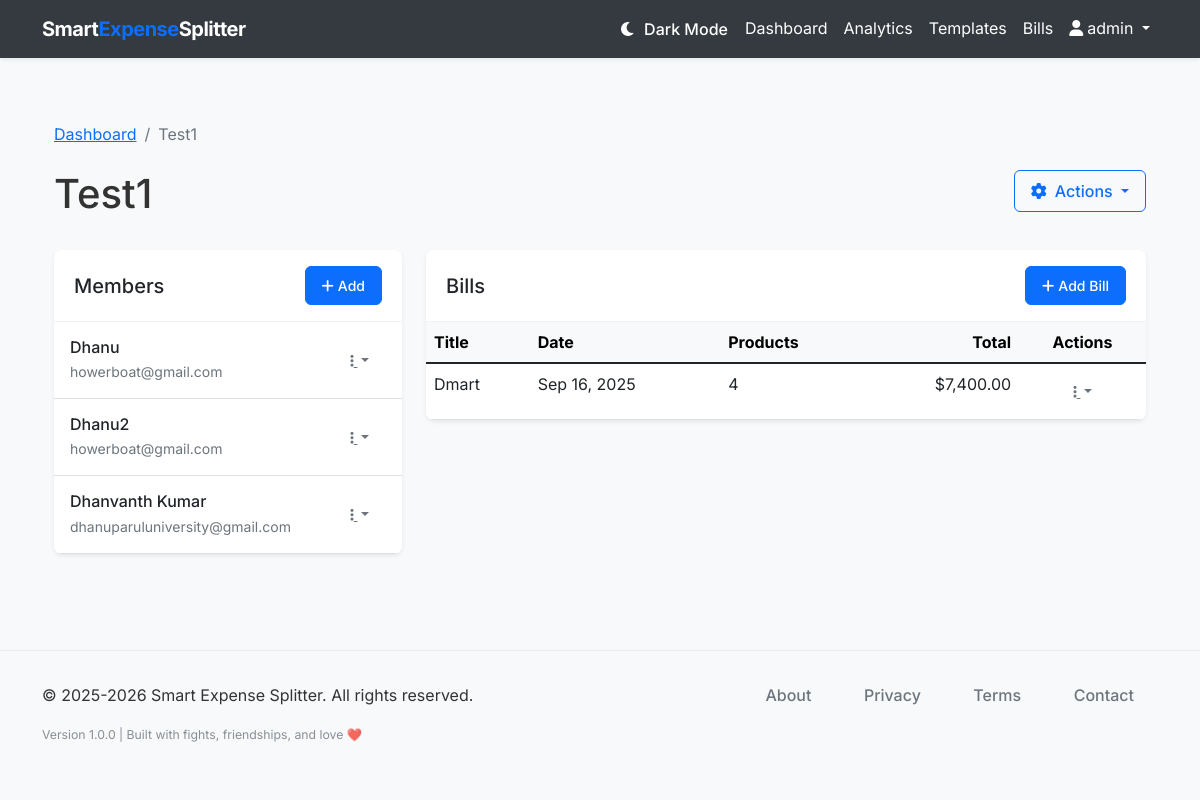
Screenshot of /group/1 (signed in) with the database file from the repository.
### models.py (models this page shows, shortened)
class User(db.Model, UserMixin):
    __tablename__ = 'users'
    id = db.Column(db.Integer, primary_key=True)
    username = db.Column(db.String(64), unique=True, nullable=False)
    email = db.Column(db.String(120), unique=True, nullable=False)
    password_hash = db.Column(db.String(128), nullable=False)
    created_at = db.Column(db.DateTime, default=datetime.utcnow)
    groups = db.relationship('Group', back_populates='user', cascade='all, delete-orphan')
    bill_templates = db.relationship('BillTemplate', back_populates='user', cascade='all, delete-orphan')
    def get_default_currency(self):
        default = UserCurrency.query.filter_by(user_id=self.id, is_default=True, is_active=True).first()
        if default:
            return default.currency
        return None

class Group(db.Model):
    __tablename__ = 'groups'
    id = db.Column(db.Integer, primary_key=True)
    name = db.Column(db.String(100), nullable=False)
    description = db.Column(db.String(255))
    created_at = db.Column(db.DateTime, default=datetime.utcnow)
    user_id = db.Column(db.Integer, db.ForeignKey('users.id'), nullable=False)
    user = db.relationship('User', back_populates='groups')
    members = db.relationship('Member', back_populates='group', cascade='all, delete-orphan')
    bills = db.relationship('Bill', back_populates='group', cascade='all, delete-orphan')

class Member(db.Model):
    __tablename__ = 'members'
    id = db.Column(db.Integer, primary_key=True)
    name = db.Column(db.String(100), nullable=False)
    email = db.Column(db.String(120))
    mobile_number = db.Column(db.String(20), nullable=False)
    group_id = db.Column(db.Integer, db.ForeignKey('groups.id'), nullable=False)
    created_at = db.Column(db.DateTime, default=datetime.utcnow)
    group = db.relationship('Group', back_populates='members')
    paid_products = db.relationship('Product', back_populates='payer')
    products_involved = db.relationship('ProductMember', back_populates='member', cascade='all, delete-orphan')

class Bill(db.Model):
    __tablename__ = 'bills'
    id = db.Column(db.Integer, primary_key=True)
    title = db.Column(db.String(100), nullable=False)
    description = db.Column(db.String(255))
    date = db.Column(db.Date, default=datetime.utcnow().date)
    category = db.Column(db.String(50), default='Other')
    group_id = db.Column(db.Integer, db.ForeignKey('groups.id'), nullable=False)
    created_at = db.Column(db.DateTime, default=datetime.utcnow)
    group = db.relationship('Group', back_populates='bills')
    products = db.relationship('Product', back_populates='bill', cascade='all, delete-orphan')
    def get_total_amount(self):
        return sum(product.price for product in self.products)

class Product(db.Model):
    __tablename__ = 'products'
    id = db.Column(db.Integer, primary_key=True)
    name = db.Column(db.String(100), nullable=False)
    price = db.Column(db.Float, nullable=False)
    bill_id = db.Column(db.Integer, db.ForeignKey('bills.id'), nullable=False)
    payer_id = db.Column(db.Integer, db.ForeignKey('members.id'), nullable=False)
    created_at = db.Column(db.DateTime, default=datetime.utcnow)
    bill = db.relationship('Bill', back_populates='products')
    payer = db.relationship('Member', back_populates='paid_products')
    members_involved = db.relationship('ProductMember', back_populates='product', cascade='all, delete-orphan')

class Currency(db.Model):
    __tablename__ = 'currencies'
    id = db.Column(db.Integer, primary_key=True)
    code = db.Column(db.String(3), unique=True, nullable=False)  # ISO 4217 code (USD, EUR, etc.)
    name = db.Column(db.String(100), nullable=False)
    symbol = db.Column(db.String(10), nullable=False)
    decimal_places = db.Column(db.Integer, default=2)
    exchange_rate = db.Column(db.Float, default=1.0)  # Rate relative to base currency
    is_active = db.Column(db.Boolean, default=True)
    created_at = db.Column(db.DateTime, default=datetime.utcnow)
    updated_at = db.Column(db.DateTime, default=datetime.utcnow, onupdate=datetime.utcnow)
    def format_amount(self, amount):
        formatted = f"{self.symbol}{amount:,.{self.decimal_places}f}"
        return formatted

### routes.py (the view)
@app.route('/group/<int:group_id>')
@login_required
def group_detail(group_id):
    group = Group.query.get_or_404(group_id)
    if group.user_id != current_user.id:
        flash('You do not have permission to view this group.', 'danger')
        return redirect(url_for('dashboard'))
    return render_template('group_detail.html', title=group.name, group=group)

### templates/group_detail.html (shortened to what this page needs)
{% extends "layout.html" %}
{% block content %}
<div class="container py-4">
    <nav aria-label="breadcrumb" class="mb-4">
        <ol class="breadcrumb">
            <li class="breadcrumb-item"><a href="{{ url_for('dashboard') }}">Dashboard</a></li>
            <li class="breadcrumb-item active" aria-current="page">{{ group.name }}</li>
        </ol>
    </nav>
    <div class="d-flex justify-content-between align-items-start mb-4">
        <div>
            <h1 class="mb-2">{{ group.name }}</h1>
        </div>
        <div class="dropdown">
            <button class="btn btn-outline-primary dropdown-toggle" type="button" id="groupActionsDropdown" data-bs-toggle="dropdown" aria-expanded="false">
                <i class="fas fa-cog me-2"></i>Actions
            </button>
        </div>
    </div>
    <div class="row">
        <div class="col-lg-4 mb-4 mb-lg-0">
            <div class="card border-0 shadow-sm h-100">
                <div class="card-header bg-white py-3 d-flex justify-content-between align-items-center">
                    <h2 class="h5 mb-0">Members</h2>
                    <a href="{{ url_for('new_member', group_id=group.id) }}" class="btn btn-sm btn-primary">
                        <i class="fas fa-plus me-1"></i>Add
                    </a>
                </div>
                <div class="card-body p-0">
                    {% if group.members %}
                    <div class="list-group list-group-flush">
                        {% for member in group.members %}
                        <div class="list-group-item py-3">
                            <div class="d-flex justify-content-between align-items-center">
                                <div>
                                    <h3 class="h6 mb-1">{{ member.name }}</h3>
                                    <p class="small text-muted mb-0">{{ member.email }}</p>
                                </div>
                                <div class="dropdown">
                                    <button class="btn btn-sm btn-link text-muted dropdown-toggle" type="button" id="memberActions{{ member.id }}" data-bs-toggle="dropdown" aria-expanded="false">
                                        <i class="fas fa-ellipsis-v"></i>
                                    </button>
                                </div>
                            </div>
                        </div>
                        {% endfor %}
                    </div>
                    {% endif %}
                </div>
            </div>
        </div>
        <div class="col-lg-8">
            <div class="card border-0 shadow-sm">
                <div class="card-header bg-white py-3 d-flex justify-content-between align-items-center">
                    <h2 class="h5 mb-0">Bills</h2>
                    <a href="{{ url_for('new_bill', group_id=group.id) }}" class="btn btn-sm btn-primary">
                        <i class="fas fa-plus me-1"></i>Add Bill
                    </a>
                </div>
                <div class="card-body p-0">
                    {% if group.bills %}
                    <div class="table-responsive">
                        <table class="table table-hover mb-0">
                            <thead class="table-light">
                                <tr>
                                    <th>Title</th>
                                    <th>Date</th>
                                    <th>Products</th>
                                    <th class="text-end">Total</th>
                                    <th class="text-center">Actions</th>
                                </tr>
                            </thead>
                            <tbody>
                                {% for bill in group.bills %}
                                <tr>
                                    <td>
                                        <a href="{{ url_for('bill_detail', bill_id=bill.id) }}" class="text-decoration-none text-dark">
                                            {{ bill.title }}
                                        </a>
                                    </td>
                                    <td>{{ bill.date.strftime('%b %d, %Y') }}</td>
                                    <td>{{ bill.products|length }}</td>
                                    <td class="text-end">{{ bill.get_total_amount() | currency_format }}</td>
                                    <td class="text-center">
                                        <div class="dropdown">
                                            <button class="btn btn-sm btn-link text-muted dropdown-toggle" type="button" id="billActions{{ bill.id }}" data-bs-toggle="dropdown" aria-expanded="false">
                                                <i class="fas fa-ellipsis-v"></i>
                                            </button>
                                        </div>
                                    </td>
                                </tr>
                                {% endfor %}
                            </tbody>
                        </table>
                    </div>
                    {% endif %}
                </div>
            </div>
        </div>
    </div>
</div>
{% endblock %}

### templates/layout.html (shortened to what this page needs)
<!DOCTYPE html>
<html lang="en">
<head>
    <link href="https://cdn.jsdelivr.net/npm/bootstrap@5.1.3/dist/css/bootstrap.min.css" rel="stylesheet">
    <link rel="stylesheet" href="https://cdnjs.cloudflare.com/ajax/libs/font-awesome/6.0.0/css/all.min.css">
    <link rel="stylesheet" href="{{ url_for('static', filename='css/style.css') }}">
</head>
<body>
    <nav class="navbar navbar-expand-lg navbar-light bg-white shadow-sm">
        <div class="container">
            <a class="navbar-brand" href="{{ url_for('index') }}">Smart<span>Expense</span>Splitter</a>
            <div class="collapse navbar-collapse" id="navbarNav">
                <ul class="navbar-nav ms-auto">
                    {% if current_user.is_authenticated %}
                    <li class="nav-item">
                        <button class="btn btn-link nav-link" id="darkModeToggle" title="Toggle Dark Mode">
                        </button>
                    </li>
                    <li class="nav-item">
                        <a class="nav-link" href="{{ url_for('dashboard') }}">Dashboard</a>
                    </li>
                    <li class="nav-item">
                        <a class="nav-link" href="{{ url_for('analytics') }}">Analytics</a>
                    </li>
                    <li class="nav-item">
                                <a class="nav-link" href="{{ url_for('bill_templates') }}">Templates</a>
                            </li>
                            <li class="nav-item">
                                 <a class="nav-link" href="{{ url_for('bills') }}">Bills</a>
                             </li>
                    <li class="nav-item dropdown">
                        <a class="nav-link dropdown-toggle" href="#" id="navbarDropdown" role="button" data-bs-toggle="dropdown" aria-expanded="false">
                            <i class="fas fa-user me-1"></i>{{ current_user.username }}
                        </a>
                    </li>
                    {% endif %}
                </ul>
            </div>
        </div>
    </nav>
    <main class="container py-4">
        {% block content %}{% endblock %}
    </main>
    <footer class="footer" role="contentinfo" aria-label="Site footer">
        <div class="container">
            <div class="row">
                <div class="col-md-6" role="region" aria-labelledby="copyright-heading">
                    <p class="mb-0" itemprop="copyrightNotice">&copy; 2025-2026 Smart Expense Splitter. All rights reserved.</p>
                </div>
                <div class="col-md-6 text-md-end" role="region" aria-labelledby="footer-nav-heading">
                    <nav class="footer-links" aria-label="Legal and company information">
                        <ul class="list-inline mb-0" role="list">
                            <li class="list-inline-item" role="listitem">
                                <a href="{{ url_for('about') }}" aria-label="Learn more about Smart Expense Splitter company and mission"
                                   class="text-decoration-none" rel="noopener noreferrer">About</a>
                            </li>
                            <li class="list-inline-item" role="listitem">
                                <a href="{{ url_for('privacy') }}" aria-label="Read our privacy policy and data protection practices"
                                   class="text-decoration-none" rel="noopener noreferrer">Privacy</a>
                            </li>
                            <li class="list-inline-item" role="listitem">
                                <a href="{{ url_for('terms') }}" aria-label="Review our terms of service and usage agreements"
                                   class="text-decoration-none" rel="noopener noreferrer">Terms</a>
                            </li>
                            <li class="list-inline-item" role="listitem">
                                <a href="{{ url_for('contact') }}" aria-label="Contact Smart Expense Splitter support team"
                                   class="text-decoration-none" rel="noopener noreferrer">Contact</a>
                            </li>
                        </ul>
                    </nav>
                </div>
            </div>
            <div class="row mt-3" role="region" aria-labelledby="footer-info-heading">
                <div class="col-12">
                    <div class="footer-info text-center text-md-start" aria-label="Application version and technical information">
                        <small class="text-muted" itemprop="version" aria-label="Application version 1.0.0">
                            Version 1.0.0 | Built with fights, friendships, and love ❤️
                        </small>
                    </div>
                </div>
            </div>
        </div>
    </footer>
</body>
</html>

### rows the page displays
User: username "admin"
Group: name "Test1"
Member: name "Dhanu", email "howerboat@gmail.com"
Member: name "Dhanu2", email "howerboat@gmail.com"
Member: name "Dhanvanth Kumar", email "dhanuparuluniversity@gmail.com"
Bill: title "Dmart", date "Sep 16, 2025", products|length "4", get_total_amount "$7,400.00"
